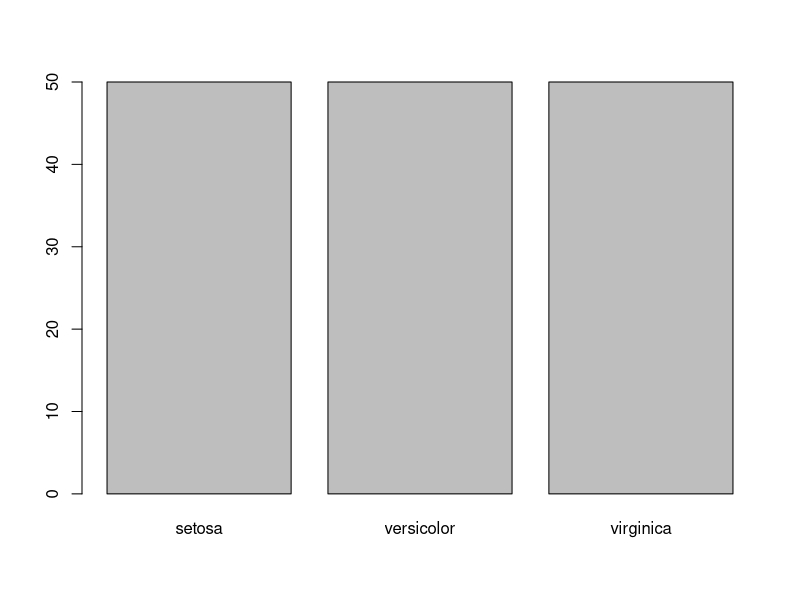
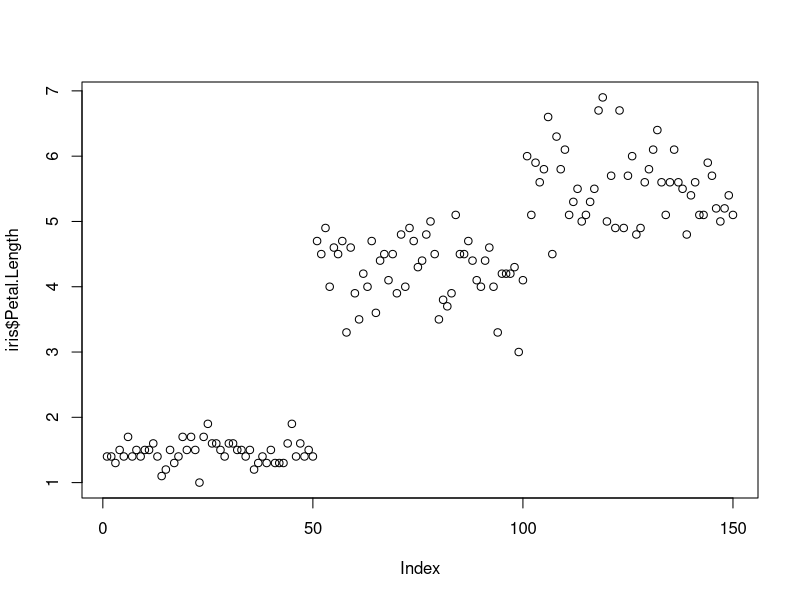
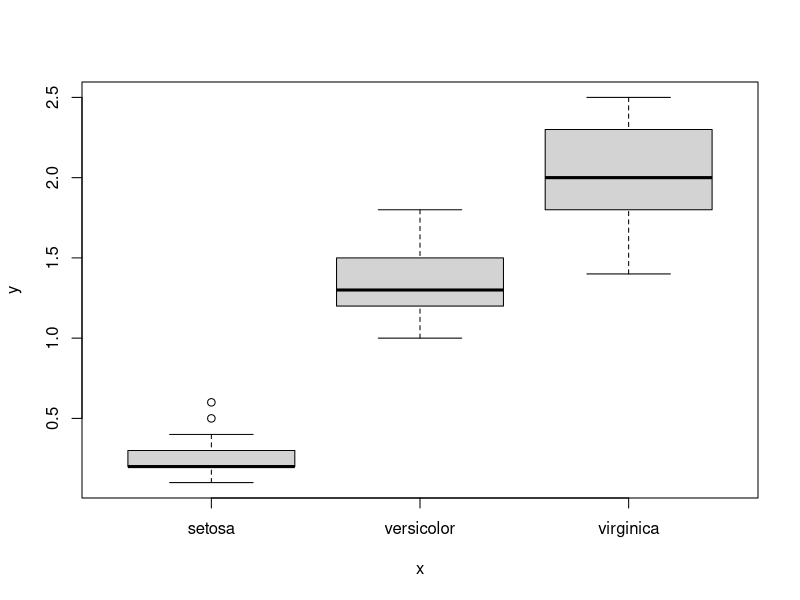
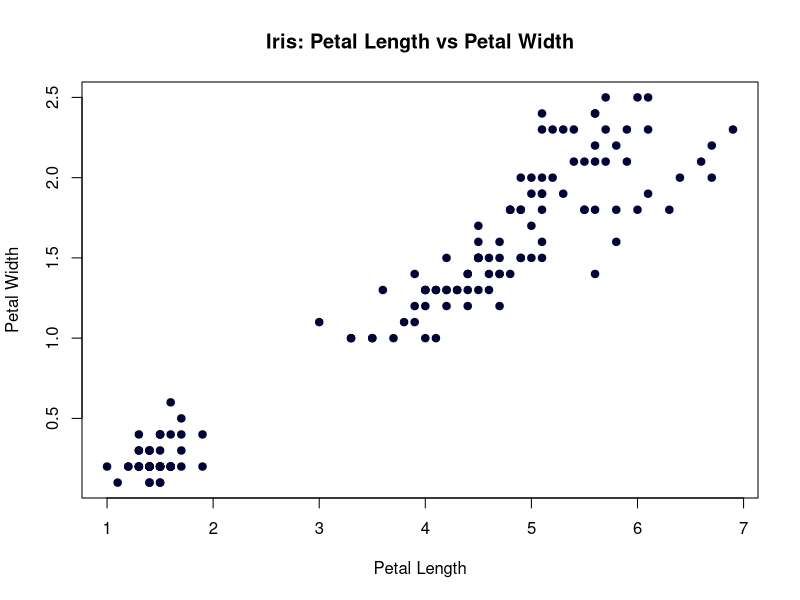
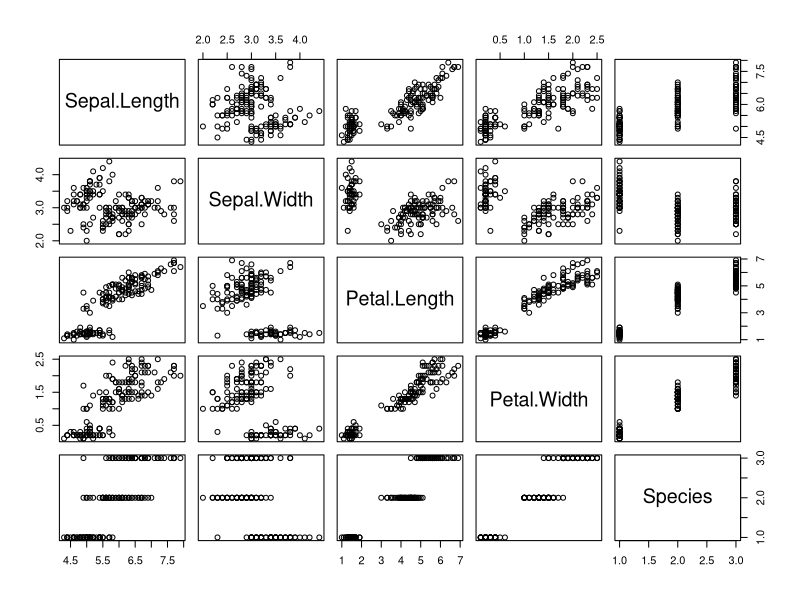
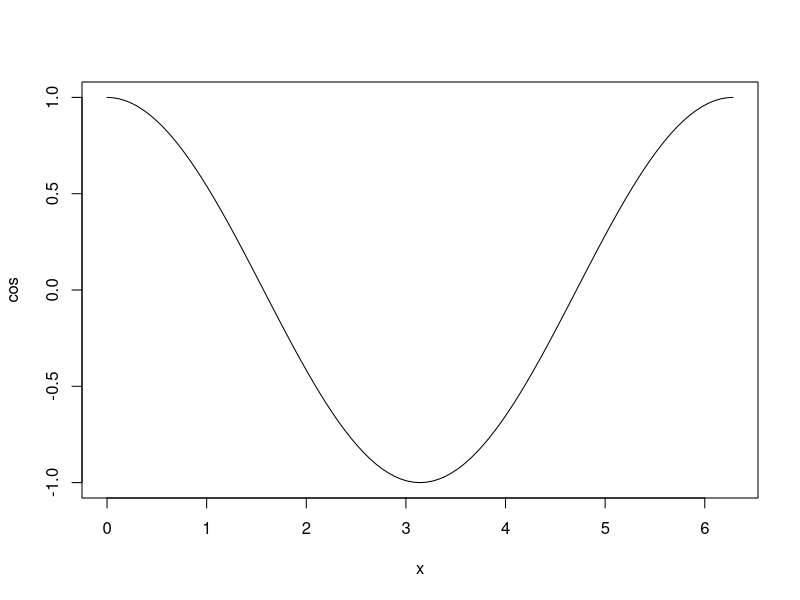
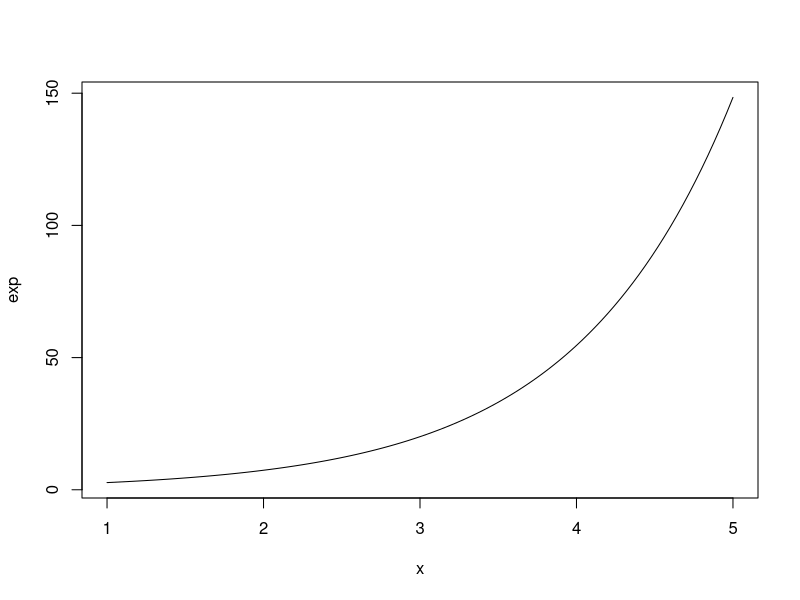
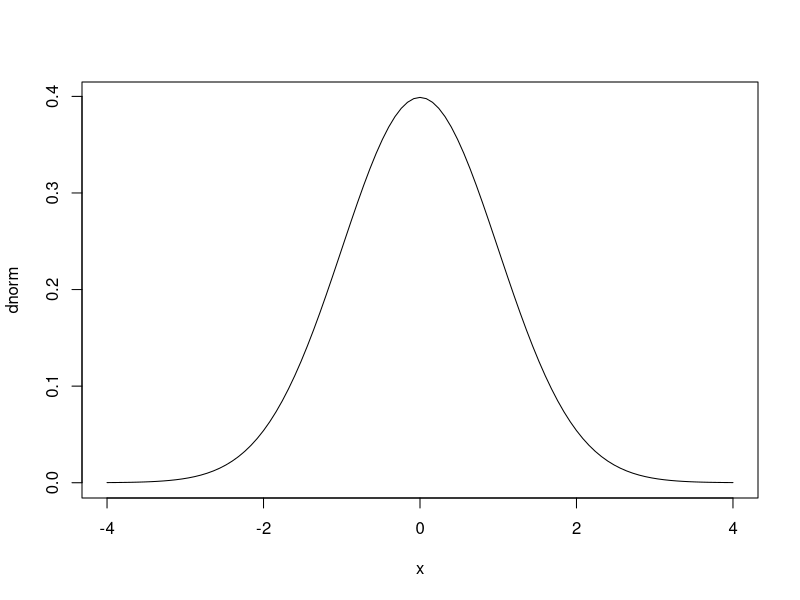

Source code (R) for these figures, in order:
#Load datasets 
library(datasets)

#Get the head of the iris dataset

head(iris)

#X-Y Visualization with plot() package 

?plot #To get information about it 

#Categorical Variable 
plot(iris$Species)
#Quantitative variable 
plot(iris$Petal.Length)

#Categorical X quant with options 
plot(iris$Species,iris$Petal.Width)
#Quantitative pair 
plot(iris$Petal.Length,iris$Petal.Width,
     col="#000333",
     pch=19, #solid circles for points 
     main="Iris: Petal Length vs Petal Width",
     xlab="Petal Length",
     ylab="Petal Width")

#Entire dataframe 
plot(iris)

#Plotting with formulas
plot(cos,0,2*pi)
plot(exp,1,5)
plot(dnorm,-4,4)

#Plotting with options
plot(dnorm,-3,3,
     col="000333",
     lwd=5,
     main="Standard Normal Distribution",
     xlab="z-scores",
     ylab="Density")

#Clear Packages
detach("package:datasets",unload=TRUE) #For R 

#####LOAD DATASETS 
#BARCHART
library(datasets)

########LOAD DATASET
?mtcars

head(mtcars)

barplot(mtcars$cyl)

#Need a table with frequency for each category
cylinders<- table(mtcars$cyl)
